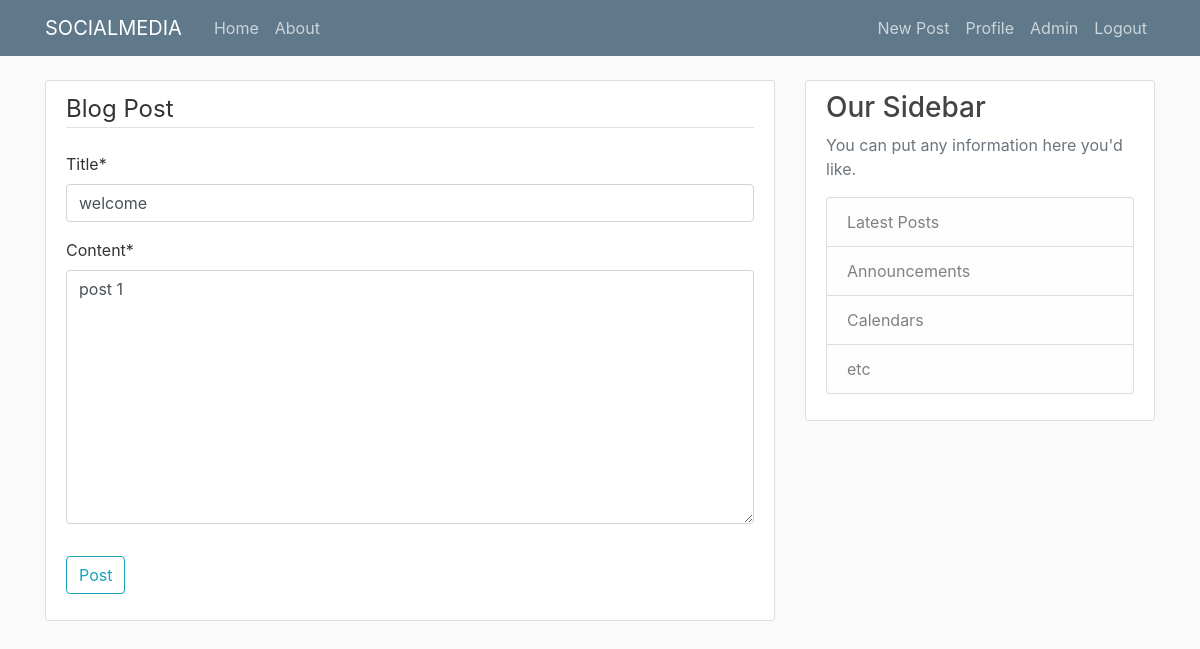
Before: /post/1/update/ (signed in) with the older database file.
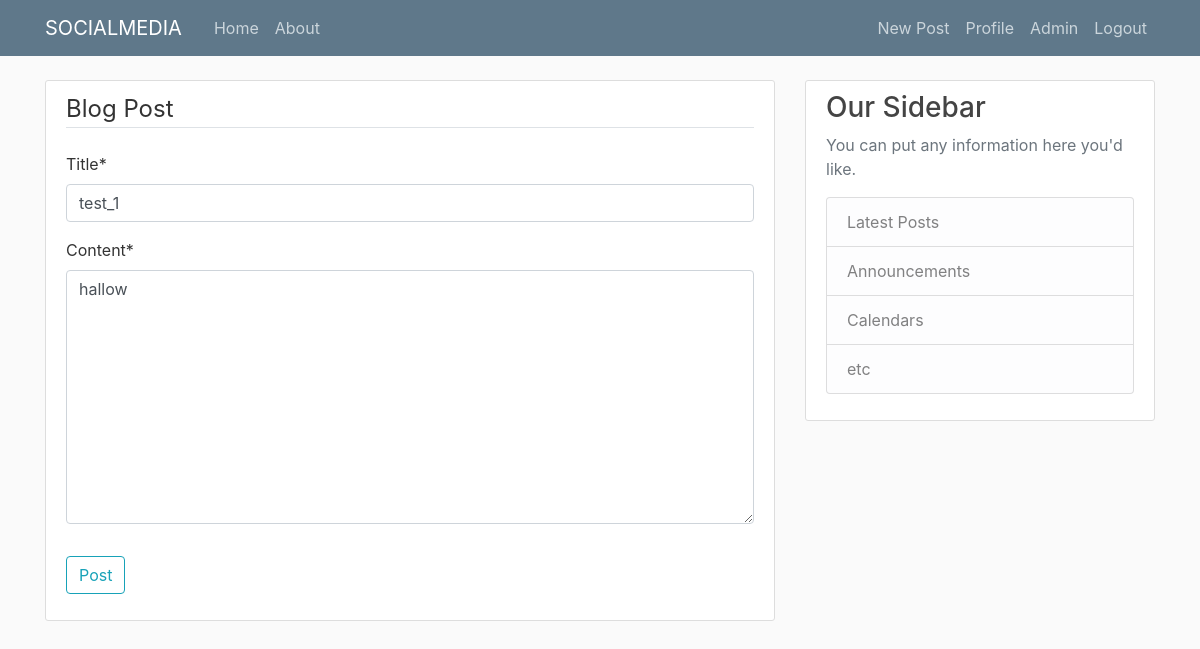
After: the same page with the newer database file.
### blog/models.py (models this page shows, shortened)
class Post(models.Model):
    title=models.CharField(max_length=20)
    content=models.TextField()
    date_posted=models.DateTimeField(default=timezone.now)
    author=models.ForeignKey(User,on_delete=models.CASCADE)

### blog/views.py (the view, shortened to what this page needs)
# urls.py: path('post/<int:pk>/update/', views.PostUpdateView.as_view(),name="post-update"),
class PostUpdateView(LoginRequiredMixin,UserPassesTestMixin,UpdateView):
    model=Post
    fields=['title','content']
    def test_func(self) -> bool | None:
        post =self.get_object()
        if (self.request.user==post.author):
            return True
        return False

### blog/templates/blog/post_form.html (shortened to what this page needs)
{% extends 'blog/layout.html' %}
{% load crispy_forms_tags %}
{% block content %}
<div class="content-section">
    <form method="POST">
        <fieldset class="form-group">
            <legend class="border-bottom mb-4">Blog Post</legend>
            {{form|crispy}}
        </fieldset>
        <div class="form-group">
        <BUtton class="btn btn-outline-info" type="submit">Post</BUtton>
        </div>
    </form>
</div>
{% endblock %}

Changed rows visible on the page:
changed Post: title "welcome" → "test_1"; content "post 1" → "hallow"
